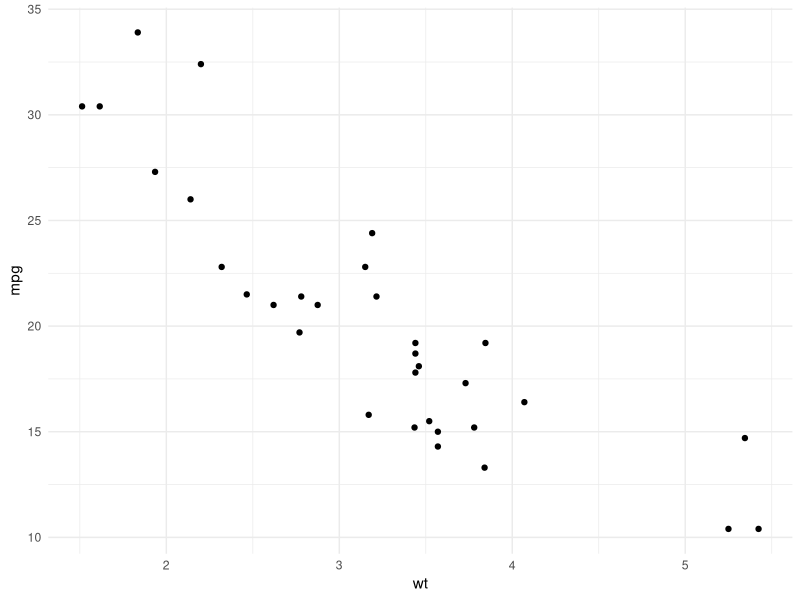

Generate this figure with R:
## ---- chunk 1
# Código do gráfico (removendo mensagens e warnings)
library(ggplot2)
ggplot(mtcars, aes(x = wt, y = mpg)) +
  geom_point() +
  theme_minimal()
